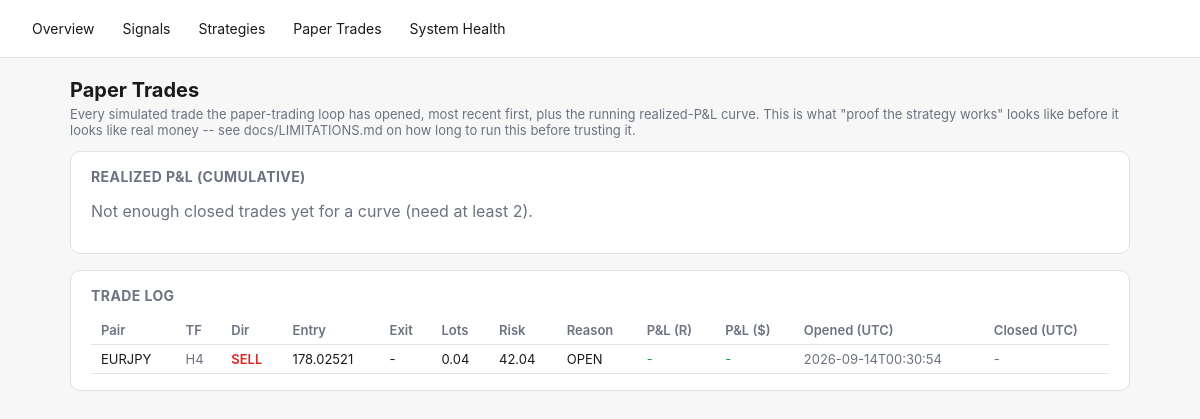
Screenshot of /paper-trades with the database file from the repository.
### tables this page shows
CREATE TABLE paper_trades (
    id INTEGER PRIMARY KEY AUTOINCREMENT,
    signal_id TEXT REFERENCES signals(id),
    pair TEXT NOT NULL,
    direction TEXT NOT NULL,
    entry_time TEXT NOT NULL,
    entry_price REAL NOT NULL,
    stop_loss REAL NOT NULL,
    take_profit REAL NOT NULL,
    lots REAL,                 -- position size at entry (fx_engine.position_sizing), if it could be computed
    risk_amount REAL,          -- dollar amount risked at entry, lots * stop_distance * pip_value
    exit_time TEXT,
    exit_price REAL,
    exit_reason TEXT,
    pnl_r REAL,
    pnl_amount REAL,           -- real dollar P&L = pnl_r * risk_amount (NULL if risk_amount unknown)
    created_at TEXT NOT NULL
, timeframe TEXT NOT NULL DEFAULT 'H4');

### fx_engine/dashboard.py (the view)
    @app.route("/paper-trades")
    def paper_trades_page():
        d = get_db()
        curve = d.paper_equity_curve()
        return render_template(
            "paper_trades.html", trades=d.recent_paper_trades(limit=200), curve=curve,
            svg_points=_equity_curve_svg_points(curve),
            curve_min=min((p["cumulative"] for p in curve), default=0.0),
            curve_max=max((p["cumulative"] for p in curve), default=0.0),
        )

### fx_engine/dashboard.py (called while the page is built, shortened)
def _equity_curve_svg_points(curve: list[dict], width: int = 640, height: int = 160, pad: int = 8) -> str:
    if len(curve) < 2:
        return ""

### fx_engine/db.py (called while the page is built)
    @contextmanager
    def _conn(self):
        conn = sqlite3.connect(self.path)
        conn.row_factory = sqlite3.Row
        try:
            yield conn
            conn.commit()
        finally:
            conn.close()

    def recent_paper_trades(self, limit: int = 100) -> list[dict]:
        with self._conn() as conn:
            rows = conn.execute(
                "SELECT * FROM paper_trades ORDER BY created_at DESC LIMIT ?", (limit,),
            ).fetchall()
        return [dict(r) for r in rows]

    def paper_equity_curve(self) -> list[dict]:
        with self._conn() as conn:
            rows = conn.execute(
                """SELECT exit_time, pnl_amount FROM paper_trades
                   WHERE exit_time IS NOT NULL AND pnl_amount IS NOT NULL
                   ORDER BY exit_time ASC"""
            ).fetchall()
        cumulative = 0.0
        curve = []
        for r in rows:
            cumulative += r["pnl_amount"]
            curve.append({"exit_time": r["exit_time"], "pnl_amount": r["pnl_amount"], "cumulative": cumulative})
        return curve

### fx_engine/templates/paper_trades.html (shortened to what this page needs)
{% extends "base.html" %}
{% block content %}
<h1>Paper Trades</h1>
<p class="lede">Every simulated trade the paper-trading loop has opened, most recent first, plus the running
realized-P&amp;L curve. This is what "proof the strategy works" looks like before it looks like real money -- see
docs/LIMITATIONS.md on how long to run this before trusting it.</p>
<div class="card">
  <h2>Realized P&amp;L (cumulative)</h2>
  {% if svg_points %}
  <svg viewBox="0 0 640 160" width="100%" height="160" preserveAspectRatio="none">
    <polyline points="{{ svg_points }}" fill="none" stroke="var(--accent)" stroke-width="2" />
  </svg>
  <p class="muted" style="font-size:12px;">range: {{ "%.2f"|format(curve_min) }} to {{ "%.2f"|format(curve_max) }}</p>
  {% else %}
  <p class="muted">Not enough closed trades yet for a curve (need at least 2).</p>
  {% endif %}
</div>
<div class="card">
  <h2>Trade Log</h2>
  <div class="overflow">
  <table>
    <tr>
      <th>Pair</th><th>TF</th><th>Dir</th><th>Entry</th><th>Exit</th><th>Lots</th><th>Risk</th>
      <th>Reason</th><th>P&amp;L (R)</th><th>P&amp;L ($)</th><th>Opened (UTC)</th><th>Closed (UTC)</th>
    </tr>
    {% for t in trades %}
    <tr>
      <td>{{ t.pair }}</td>
      <td class="muted">{{ t.timeframe or "H4" }}</td>
      <td class="{{ 'buy' if t.direction=='BUY' else 'sell' }}">{{ t.direction }}</td>
      <td>{{ "%.5f"|format(t.entry_price) }}</td>
      <td>{{ "%.5f"|format(t.exit_price) if t.exit_price is not none else "-" }}</td>
      <td>{{ t.lots if t.lots is not none else "-" }}</td>
      <td>{{ "%.2f"|format(t.risk_amount) if t.risk_amount is not none else "-" }}</td>
      <td>{{ t.exit_reason or "OPEN" }}</td>
      <td style="color:{{ 'var(--green)' if (t.pnl_r or 0) >= 0 else 'var(--red)' }}">
        {{ "%.2f"|format(t.pnl_r) if t.pnl_r is not none else "-" }}
      </td>
      <td style="color:{{ 'var(--green)' if (t.pnl_amount or 0) >= 0 else 'var(--red)' }}">
        {{ "%.2f"|format(t.pnl_amount) if t.pnl_amount is not none else "-" }}
      </td>
      <td class="muted">{{ t.entry_time[:19] }}</td>
      <td class="muted">{{ t.exit_time[:19] if t.exit_time else "-" }}</td>
    </tr>
    {% else %}
    <tr><td colspan="12" class="muted">No paper trades yet -- run `python -m fx_engine.main paper --once`.</td></tr>
    {% endfor %}
  </table>
  </div>
</div>
{% endblock %}

### fx_engine/templates/base.html (style rules this page uses)
:root { --bg:#f7f7f8; --fg:#1a1a1a; --card:#ffffff; --border:#e2e2e5; --accent:#2563eb; --green:#16a34a; --red:#dc2626; --amber:#d97706; --muted:#6b7280; }
* { box-sizing: border-box; }
body { margin:0; font-family:-apple-system,BlinkMacSystemFont,"Segoe UI",sans-serif; background:var(--bg); color:var(--fg); }
.card { background:var(--card); border:1px solid var(--border); border-radius:10px; padding:16px 20px; margin-bottom:16px; }
table { width:100%; border-collapse:collapse; font-size:13px; }
th, td { text-align:left; padding:6px 10px; border-bottom:1px solid var(--border); white-space:nowrap; }
th { color:var(--muted); font-weight:600; }
.sell { color:var(--red); font-weight:600; }
.muted { color:var(--muted); }
h1 { font-size:20px; margin:0 0 4px; }
h2 { font-size:14px; margin:0 0 12px; color:var(--muted); text-transform:uppercase; letter-spacing:.03em; }
p.lede { color:var(--muted); font-size:13px; margin-top:0; }
.overflow { overflow-x:auto; }

### rows the page displays
paper_trades: pair "EURJPY", timeframe "H4", direction "SELL", entry_price "178.02521", exit_price "-", lots "0.04", risk_amount "42.04", exit_reason "OPEN", pnl_r "-", pnl_amount "-", entry_time "2026-09-14T00:30:54", exit_time "-"
